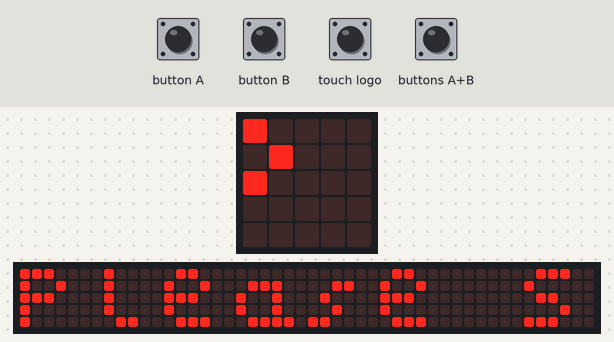
Bench run of a program on a simulated BBC micro:bit (MakeCode). Shown: the board's 5×5 LED display, a strip that is not on the board, showing the scrolling text unrolled. Inputs (shaded band) come from the test bench. The 48×5 strip is a reading aid, not a part: it shows the text the display is scrolling, unrolled, one strip-width of it at a time.

Above: at 1.2 s.
1.3 s: touch logo pressed for 0.15 s
At 1.37 s:
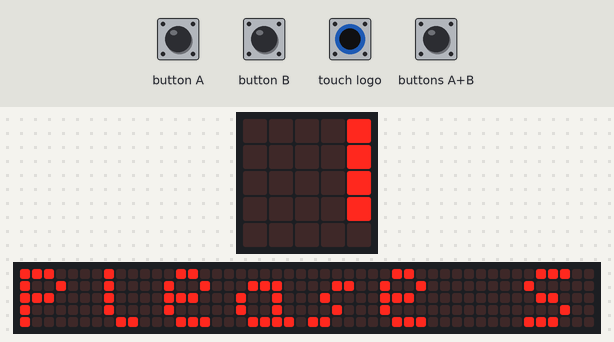
2.0 s: touch logo pressed for 1 s
At 2.12 s:
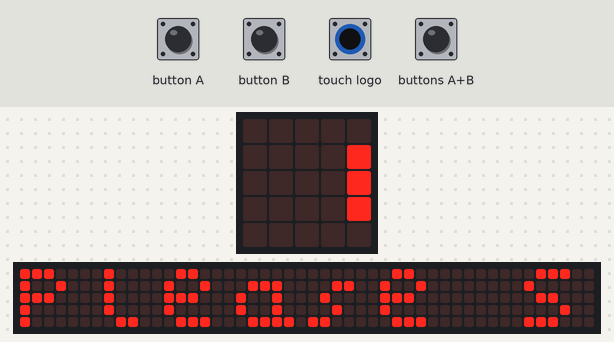
3.6 s: touch logo pressed for 0.15 s
At 3.72 s:
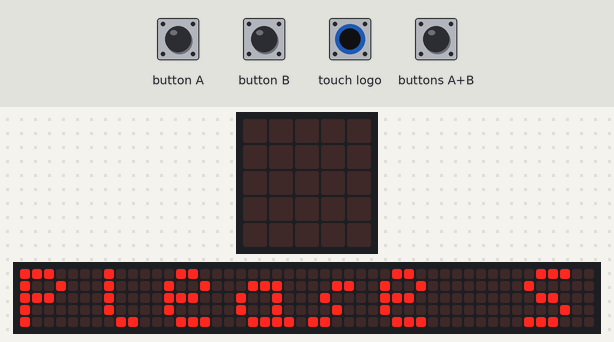
4.3 s: touch logo pressed for 0.15 s
At 4.37 s:
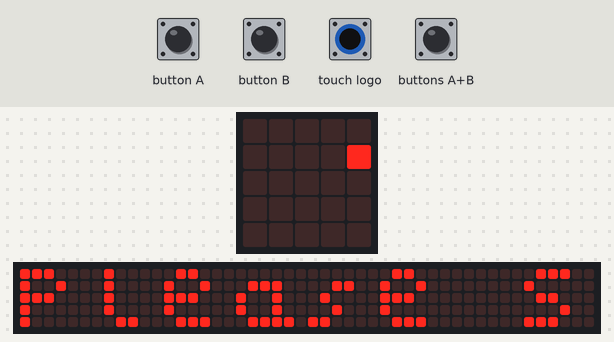
5.0 s: touch logo pressed for 1 s
At 5.12 s:
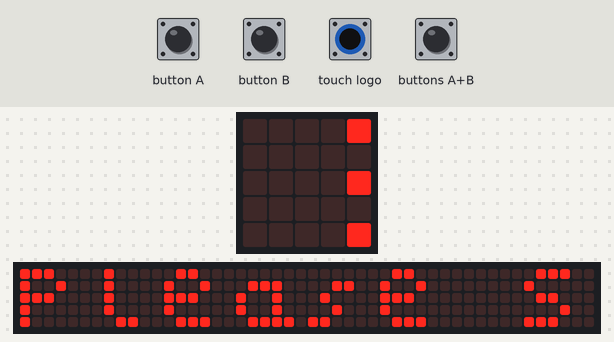
6.6 s: touch logo pressed for 0.15 s
At 6.92 s:
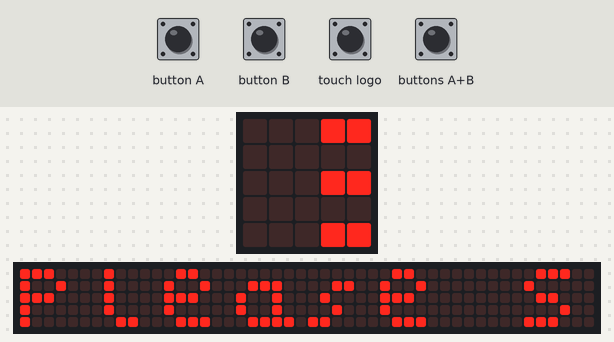
Timing chart, 0 to 9.6 s (numbered marks = the images above; inputs shaded):
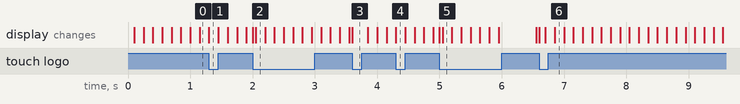

Measured:
- after the input at 1.3 s, the display: changes at once (image 1)
- after the input at 2.0 s, the display: first changes at once (image 2 shows a later state)
- after the input at 3.6 s, the display: changes at once (image 3)
- after the input at 4.3 s, the display: changes at once (image 4)
- after the input at 5.0 s, the display: first differs from a run without the input after 0.05 s (image 5)
- after the input at 6.6 s, the display: first changes at once (image 6 shows a later state)

The program:

main.ts
```typescript
input.onButtonPressed(Button.A, function on_button_pressed_a() {
    basic.showIcon(IconNames.Yes)
})
input.onGesture(Gesture.ScreenUp, function on_gesture_screen_up() {
    basic.showString("Please Saying your Question")
    basic.pause(1000)
    basic.clearScreen()
    basic.showIcon(IconNames.EighthNote)
})
input.onButtonPressed(Button.AB, function on_button_pressed_ab() {
    basic.showLeds(`
        . # # # .
        . . . # .
        . . # . .
        . . . . .
        . . # . .
        `)
})
input.onButtonPressed(Button.B, function on_button_pressed_b() {
    basic.showIcon(IconNames.No)
})
input.onLogoEvent(TouchButtonEvent.Touched, function on_logo_touched() {
    basic.clearScreen()
})
```

test.ts
```typescript
// 在這裡測試；當此封包作為擴充功能時，將不會編譯此內容。
```
